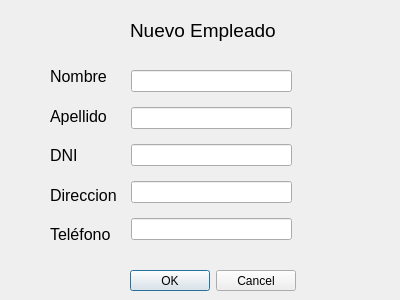
<?xml version="1.0" encoding="UTF-8"?>
<ui version="4.0">
 <class>guiempleado_nuevo</class>
 <widget class="QDialog" name="guiempleado_nuevo">
  <property name="geometry">
   <rect>
    <x>0</x>
    <y>0</y>
    <width>400</width>
    <height>300</height>
   </rect>
  </property>
  <property name="windowTitle">
   <string>Dialog</string>
  </property>
  <widget class="QLabel" name="label">
   <property name="geometry">
    <rect>
     <x>130</x>
     <y>10</y>
     <width>181</width>
     <height>41</height>
    </rect>
   </property>
   <property name="font">
    <font>
     <pointsize>14</pointsize>
    </font>
   </property>
   <property name="text">
    <string>Nuevo Empleado</string>
   </property>
  </widget>
  <widget class="QWidget" name="verticalLayoutWidget">
   <property name="geometry">
    <rect>
     <x>131</x>
     <y>61</y>
     <width>161</width>
     <height>191</height>
    </rect>
   </property>
   <layout class="QVBoxLayout" name="verticalLayout">
    <item>
     <widget class="QLineEdit" name="nombre">
      <property name="text">
       <string/>
      </property>
     </widget>
    </item>
    <item>
     <widget class="QLineEdit" name="apellido"/>
    </item>
    <item>
     <widget class="QLineEdit" name="dni"/>
    </item>
    <item>
     <widget class="QLineEdit" name="telefono"/>
    </item>
    <item>
     <widget class="QLineEdit" name="direccion"/>
    </item>
   </layout>
  </widget>
  <widget class="QDialogButtonBox" name="buttonBox">
   <property name="geometry">
    <rect>
     <x>130</x>
     <y>270</y>
     <width>166</width>
     <height>21</height>
    </rect>
   </property>
   <property name="standardButtons">
    <set>QDialogButtonBox::Cancel|QDialogButtonBox::Ok</set>
   </property>
  </widget>
  <widget class="QWidget" name="verticalLayoutWidget_2">
   <property name="geometry">
    <rect>
     <x>50</x>
     <y>60</y>
     <width>71</width>
     <height>191</height>
    </rect>
   </property>
   <layout class="QVBoxLayout" name="verticalLayout_2">
    <item>
     <widget class="QLabel" name="label_4">
      <property name="font">
       <font>
        <pointsize>12</pointsize>
       </font>
      </property>
      <property name="text">
       <string>Nombre</string>
      </property>
     </widget>
    </item>
    <item>
     <widget class="QLabel" name="label_3">
      <property name="font">
       <font>
        <pointsize>12</pointsize>
       </font>
      </property>
      <property name="text">
       <string>Apellido</string>
      </property>
     </widget>
    </item>
    <item>
     <widget class="QLabel" name="label_5">
      <property name="font">
       <font>
        <pointsize>12</pointsize>
       </font>
      </property>
      <property name="text">
       <string>DNI</string>
      </property>
     </widget>
    </item>
    <item>
     <widget class="QLabel" name="label_7">
      <property name="font">
       <font>
        <pointsize>12</pointsize>
       </font>
      </property>
      <property name="text">
       <string>Direccion</string>
      </property>
     </widget>
    </item>
    <item>
     <widget class="QLabel" name="label_6">
      <property name="font">
       <font>
        <pointsize>12</pointsize>
       </font>
      </property>
      <property name="text">
       <string>Teléfono</string>
      </property>
     </widget>
    </item>
   </layout>
  </widget>
 </widget>
 <resources/>
 <connections/>
</ui>
